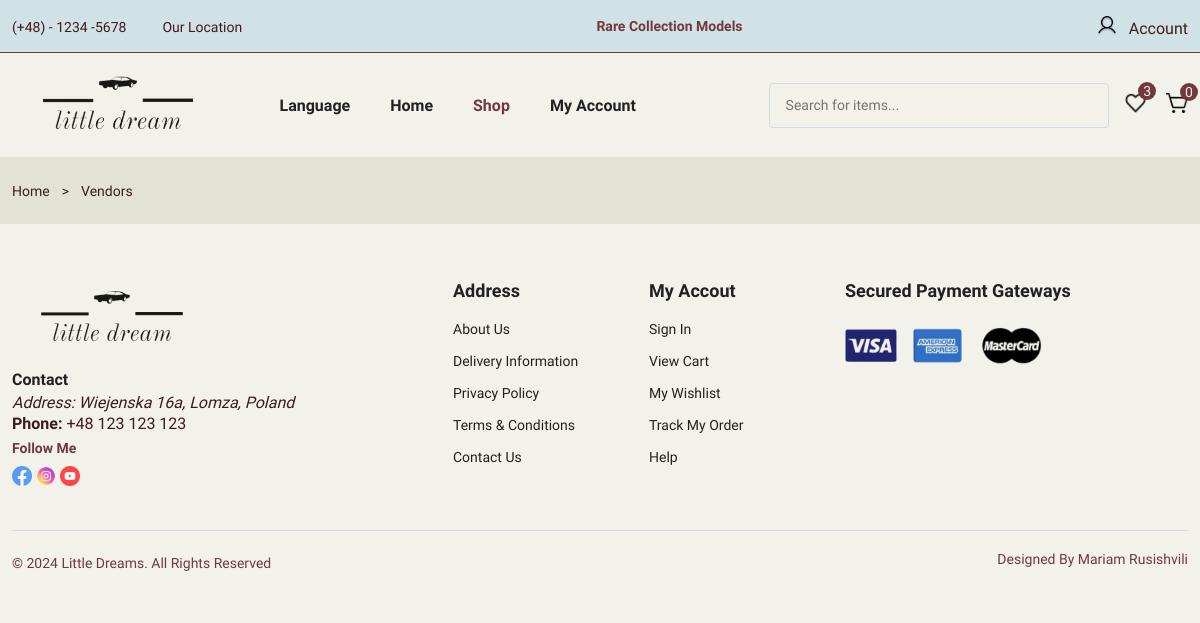
/vendors/, run on an earlier commit of the app's database.
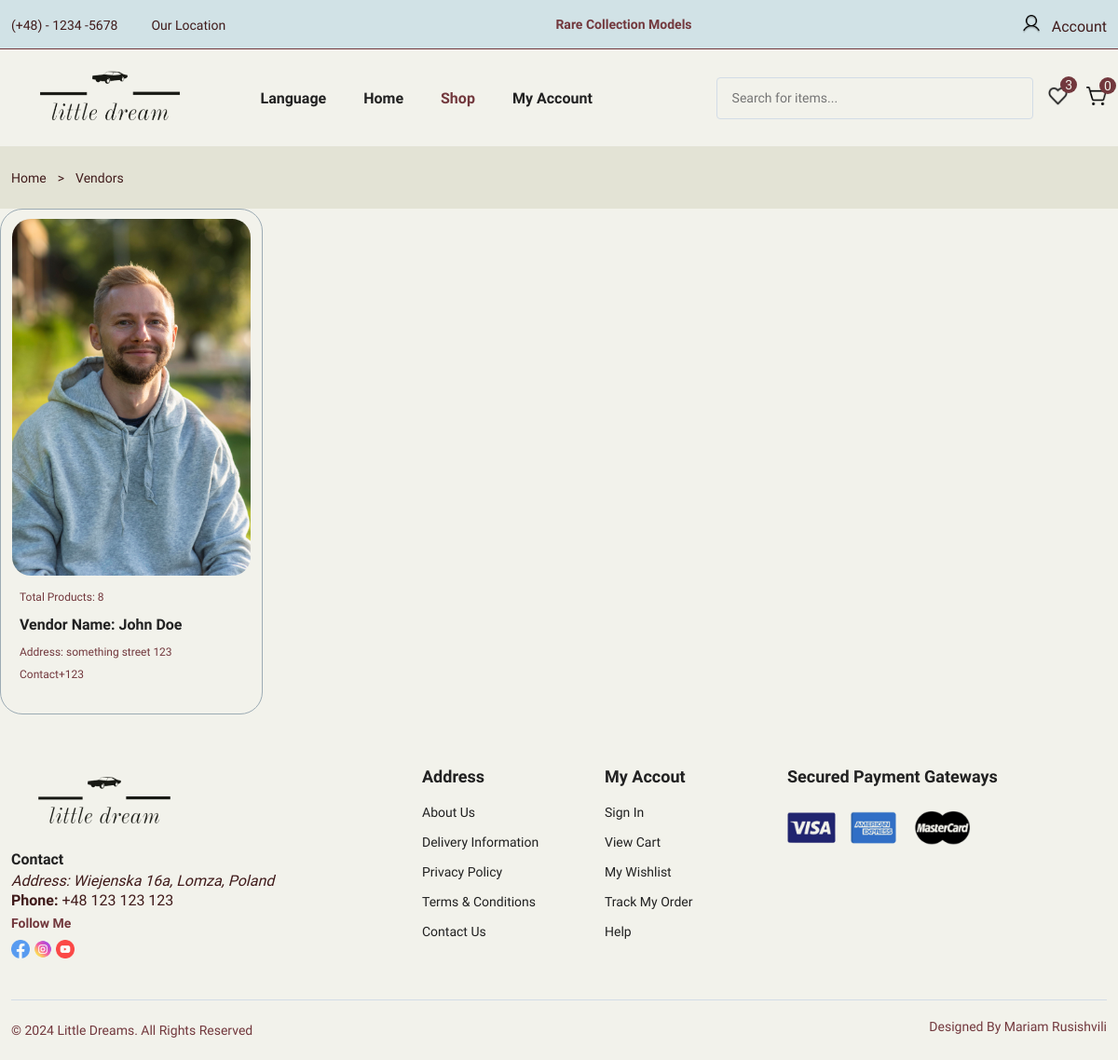
And on a later commit of the database.
### core/models.py (models this page shows, shortened)
class Vendor(models.Model):
    vid = ShortUUIDField(unique = True, length = 10, max_length=20, prefix = 'cat', alphabet = 'abcdefghijklmnop1234567890')
    title = models.CharField(max_length = 100)
    image = models.ImageField(upload_to = user_directory_path)
    description = models.TextField(null = True, blank = True)
    address = models.CharField(max_length = 100, default = 'something street 123')
    contact = models.CharField(max_length = 100, default = '+123')
    chat_resp_time = models.CharField(max_length = 100, default = '0')
    shipping_on_time = models.CharField(max_length = 100, default = '0')
    authentic_rating = models.CharField(max_length = 100, default = '0')
    days_return = models.CharField(max_length = 100, default = '0')
    warranty_period = models.CharField(max_length = 100, default = '0')
    user = models.ForeignKey(User, on_delete= models.CASCADE) #when user is deleted, shop is deleted as well
    class Meta:
        verbose_name_plural = "Vendors"

### core/views.py (the view)
# urls.py: path("vendors/", vendor_list_view, name="vendor-list"),
def vendor_list_view(request):
    vendors = Vendor.objects.all()
    context = {
        'vendors': vendors,
    }
    return render(request, 'core/vendor-list.html', context)

### core/context_processor.py (called while the page is built)
def default(request):
        Categories = Category.objects.all()
        return {
            'categories': Categories,
        }

### templates/core/vendor-list.html (shortened to what the changed rows need)
{%load static%}
<!DOCTYPE html>
<html lang="en">
<head>
     <link rel="stylesheet" href="{%static 'assets/CSS/styles.css'%}">
     <link rel='stylesheet' href='https://cdn-uicons.flaticon.com/2.6.0/uicons-regular-rounded/css/uicons-regular-rounded.css'>
     <link rel='stylesheet' href='https://cdn-uicons.flaticon.com/2.6.0/uicons-thin-straight/css/uicons-thin-straight.css'>
     <link rel='stylesheet' href='https://cdn-uicons.flaticon.com/2.6.0/uicons-regular-straight/css/uicons-regular-straight.css'>
</head>
<body>
    <main class="main">
         <div class="products__container grid">
        {%for v in vendors%}
          <div class="product__item">
              <div class="product__banner">
                  <a href="details.html" class="product__images">
                      <img src="{{v.image.url}}" alt="" class="product__img">
                  </a>
              </div>
              <div class="product__content">
                  <span class="product__category">Total Products: {{v.vendor.all.count}}</span>
                  <a href="details.html">
                      <h3 class="product__title">Vendor Name: {{v.title}} </h3>
                  </a>
                  <p class="product__category">Address: {{v.address}}</p>
                  <p class="product__category">Contact{{v.contact}}</p>
              </div>
          </div>
          {%endfor%}
      </div>
    </main>
</body>
</html>

What changed in the data, as far as the page shows it:
added Vendor: image (picture), vendor.all.count "8", title "John Doe", address "something street 123", contact "+123"
